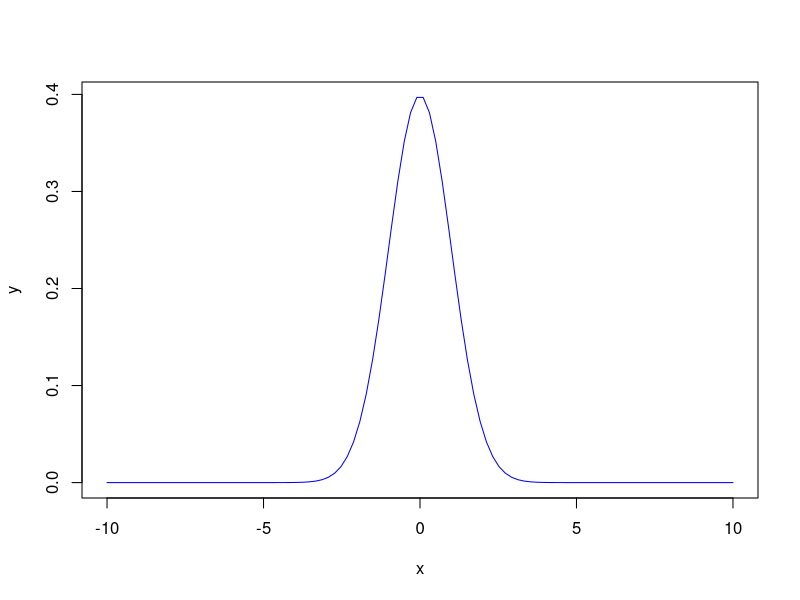
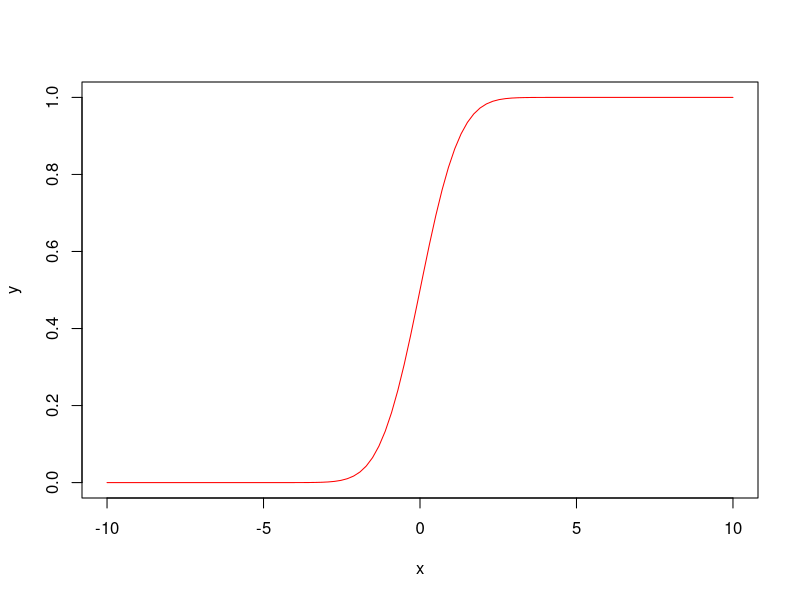
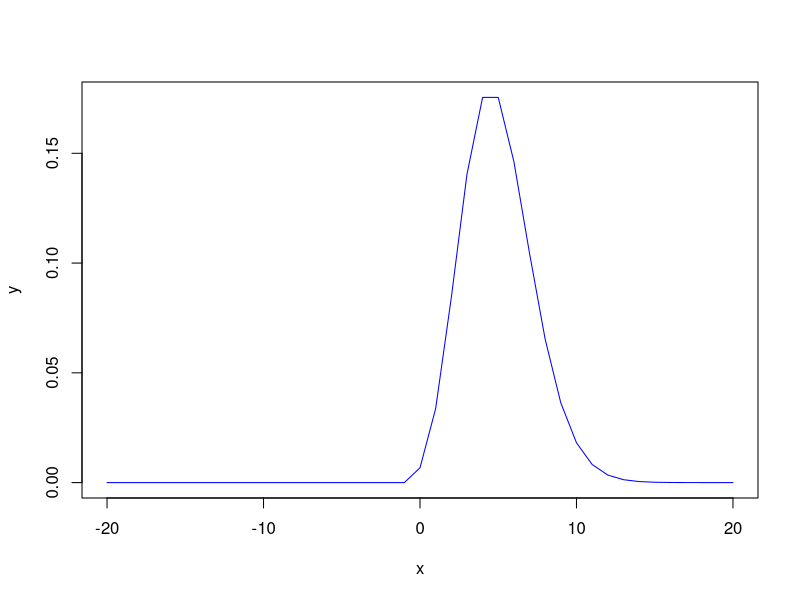

Recreate these plots in R, in order.
## ---- chunk 1
library(MASS)
df <- Cars93
## ---- chunk 2
set.seed(1234)
training_dataset <- sample(1:nrow(df), 40, replace = FALSE)
index <- as.numeric(row.names(df))
test_dataset <- index[- training_dataset]
training_df <- df[training_dataset,]
training_df ## Training Dataset
test_df <- df[test_dataset,]
test_df ## Test Dataset
## ---- chunk 3
write.csv(training_df, file = "training_df.csv")
write.csv(test_df, file = "test_df.csv")
## ---- chunk 4
USA_training_df <- training_df[training_df$Origin == "USA",]
nrow(USA_training_df) ##number of USA cars in the training dataset
non_USA_training_df <- training_df[training_df$Origin == "non-USA",]
nrow(non_USA_training_df) ##number of non-USA cars in the training dataset
## ---- chunk 5
births <- sample(c("boy", "girl"), size = 10, replace = TRUE, prob = c(0.515, 0.485))
table(births)
## ---- chunk 6
many_births <- sample(c("boy", "girl"), size = 10000, replace = TRUE, prob = c(0.515, 0.485))
table(many_births)
## ---- chunk 7
prob_3_boys <- dbinom(3, size = 10, prob = 0.515)
prob_3_boys ##probability of exactly 3 boys out of 10 births
## ---- chunk 8
prob_8_or_more <- pbinom(7, size = 10, prob = 0.515, lower.tail = FALSE)
prob_8_or_more ##probability of 8 or more boys out of 10 births
## ---- chunk 9
n <- 10
x <- seq(from = -10, to = 10, length.out = 100)
y <- dnorm(x)
plot(x,y, type = "l", pch = 16, col = "blue") ## Density Function

n <- 10
x <- seq(from = -10, to = 10, length.out = 100)
y <- pnorm(x)
plot(x,y, type = "l", pch = 16, col = "red") ## Cumulative Probability Function
## ---- chunk 10
prob_exactly_4 <- dpois(4, lambda = 5)
prob_exactly_4 ## Probability that exactly 4 cars arrive in next ten seconds
## ---- chunk 11
prob_more_than_5 <- ppois(5, lambda = 5, lower.tail = FALSE)
prob_more_than_5 ## Probability that more than 5 cars arrive in next ten seconds
## ---- chunk 12
n <- 20
x <- seq(from = -20, to = 20)
y <- dpois(x, lambda = 5)
plot(x, y, type = "l", pch = 16, col = "blue") ## Density Function
